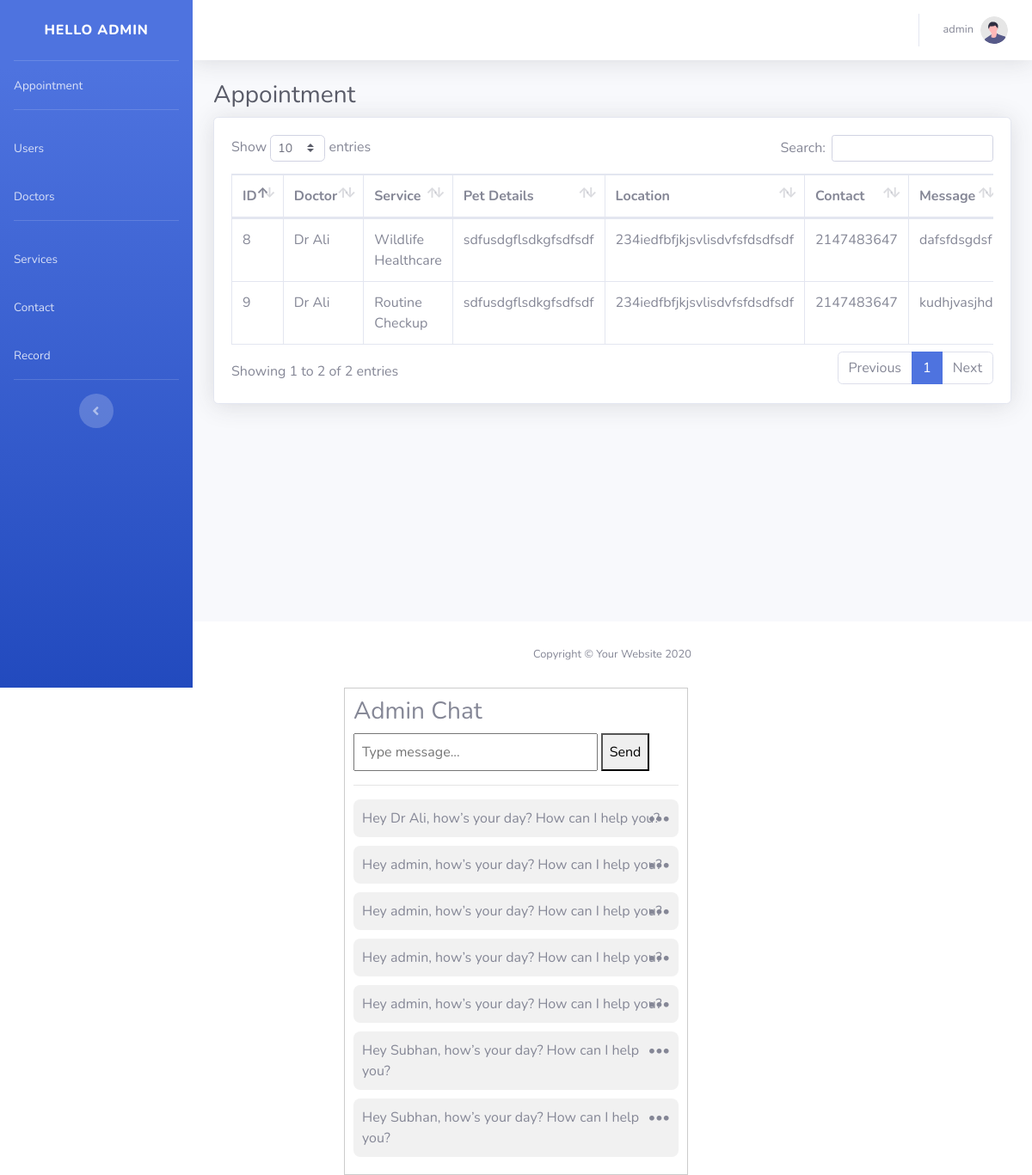
Page /dashboard/index.php (signed in) on the committed database.
### tables this page shows
CREATE TABLE `form` (
  `id` int(11) NOT NULL,
  `drname` int(11) NOT NULL,
  `servicesname` int(11) NOT NULL,
  `petdetail` varchar(200) NOT NULL,
  `location` varchar(200) NOT NULL,
  `contact` int(11) NOT NULL,
  `message` varchar(11) NOT NULL,
  `useremail` varchar(200) NOT NULL,
  `uername` varchar(200) NOT NULL
);

CREATE TABLE `doctor` (
  `id` int(11) NOT NULL,
  `drname` varchar(200) NOT NULL,
  `dremail` varchar(200) NOT NULL,
  `password` varchar(200) NOT NULL
);

CREATE TABLE `services` (
  `id` int(11) NOT NULL,
  `servicename` varchar(200) NOT NULL,
  `servicedesc` varchar(200) NOT NULL,
  `img` varchar(200) NOT NULL
);

CREATE TABLE `chat` (
  `id` int(11) NOT NULL,
  `sender_name` varchar(255) NOT NULL,
  `sender_type` enum('user','bot','admin') NOT NULL,
  `message` text NOT NULL,
  `timestamp` timestamp NOT NULL DEFAULT current_timestamp()
);

### dashboard/index.php (the view, shortened to what this page needs)
<?php
include "connection.php";
?>
<!DOCTYPE html>
<html lang="en">
<head>
   <?php include 'headlink.php'?>
</head>
<body id="page-top">
    <div id="wrapper">
       <?php include 'sidebar.php'?>
        <?php include 'nav.php';?>
                <div class="container-fluid">
                    <h1 class="h3 mb-2 text-gray-800">Appointment</h1>
                    <div class="card shadow mb-4">
                        <div class="card-body">
                            <div class="table-responsive">
                            <table class="table table-bordered" id="dataTable" width="100%" cellspacing="0">
    <thead>
        <tr>
            <th>ID</th>
            <th>Doctor</th>
            <th>Service</th>
            <th>Pet Details</th>
            <th>Location</th>
            <th>Contact</th>
            <th>Message</th>
        </tr>
    </thead>
    <tbody>
        <?php
$formDataQuery = "SELECT * FROM form ORDER BY id DESC";
$formDataResult = mysqli_query($con, $formDataQuery);
        while ($row = mysqli_fetch_assoc($formDataResult)) { ?>
            <tr>
                <td><?= $row['id']; ?></td>
                <td>
                    <?php
                        $drId = $row['drname'];
                        $drQuery = mysqli_query($con, "SELECT drname FROM doctor WHERE id = '$drId'");
                        $dr = mysqli_fetch_assoc($drQuery);
                        echo $dr['drname'] ?? 'N/A';
                    ?>
                </td>
                <td>
                    <?php
                        $serviceId = $row['servicesname'];
                        $serviceQuery = mysqli_query($con, "SELECT servicename FROM services WHERE id = '$serviceId'");
                        $service = mysqli_fetch_assoc($serviceQuery);
                        echo $service['servicename'] ?? 'N/A';
                    ?>
                </td>
                <td><?= $row['petdetail']; ?></td>
                <td><?= $row['location']; ?></td>
                <td><?= $row['contact']; ?></td>
                <td><?= $row['message']; ?></td>
            </tr>
        <?php } ?>
    </tbody>
</table>
                            </div>
                        </div>
                    </div>
                </div>
            </div>
            <footer class="sticky-footer bg-white">
                <div class="container my-auto">
                    <div class="copyright text-center my-auto">
                        <span>Copyright &copy; Your Website 2020</span>
                    </div>
                </div>
            </footer>
        </div>
    </div>
</body>
</html>
<?php
include 'connection.php';
?>
<!DOCTYPE html>
<html>
<head>
</head>
<body>
<div class="chat-box">
    <h3>Admin Chat</h3>
    <form method="post">
        <input type="text" name="message" placeholder="Type message..." required style="width: 75%; padding: 8px;">
        <button type="submit" name="send" style="padding: 8px;">Send</button>
    </form>
    <hr>
    <?php
    $res = mysqli_query($con, "SELECT * FROM chat ORDER BY id DESC");
    while ($row = mysqli_fetch_assoc($res)) {
        echo '<div class="msg">';
        echo htmlspecialchars($row['message']);
        echo '
            <div class="dots" onclick="toggleOptions(this)">•••</div>
            <div class="options">
                <a href="?delete='.$row['id'].'">Delete</a>
            </div>
        </div>';
    }
    ?>
</div>
</body>
</html>

### dashboard/index.php (style rules this page uses)
.chat-box { width: 400px; margin: auto; border: 1px solid #ccc; padding: 10px; }
.msg { padding: 10px; border-radius: 8px; background: #f1f1f1; margin-bottom: 10px; position: relative; }
.dots { position: absolute; right: 10px; top: 10px; cursor: pointer; }

### rows in the picture
form: id "9", doctor.drname "Dr Ali", services.servicename "Routine Checkup", petdetail "sdfusdgflsdkgfsdfsdf", location "234iedfbfjkjsvlisdvfsfdsdfsdf", contact "2147483647", message "kudhjvasjhd"
form: id "8", doctor.drname "Dr Ali", services.servicename "Wildlife Healthcare", petdetail "sdfusdgflsdkgfsdfsdf", location "234iedfbfjkjsvlisdvfsfdsdfsdf", contact "2147483647", message "dafsfdsgdsf"
chat: message "Hey Dr Ali, how’s your day? How can I help you?"
chat: message "Hey admin, how’s your day? How can I help you?"
chat: message "Hey admin, how’s your day? How can I help you?"
chat: message "Hey admin, how’s your day? How can I help you?"
chat: message "Hey admin, how’s your day? How can I help you?"
chat: message "Hey Subhan, how’s your day? How can I help you?"
chat: message "Hey Subhan, how’s your day? How can I help you?"

### other values in the picture
$_SESSION['adminname'] "ADMIN"
$_SESSION['adminname'] "admin"
